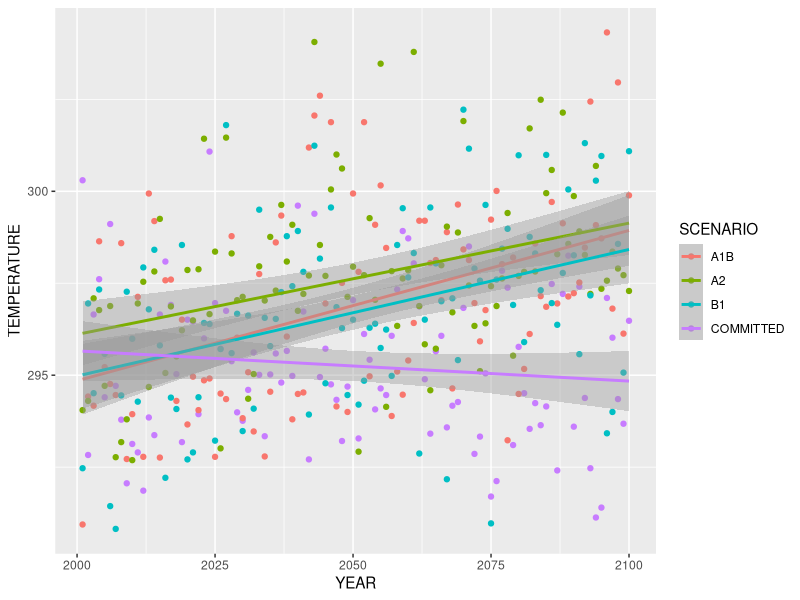

This figure's R source:
## ---- chunk 1
require(tidyverse)
## ---- chunk 2
climate <- read.csv(file = "climate_data.csv", header = T, sep = ",")
## ---- chunk 3
july <- climate %>%
  filter(MONTH == 7) %>%
  filter(LATITUDE == 46)
## ---- chunk 4
july_plot <- ggplot() +
  geom_point(data = july,
             aes(x = YEAR, y = TEMPERATURE,
                 colour = SCENARIO)) +
  stat_smooth(data = july,
              aes(x = YEAR, y = TEMPERATURE, colour = SCENARIO),
              method = "lm")

july_plot
## ---- chunk 5
july_model <- lm(data = july,
                 TEMPERATURE ~ YEAR*SCENARIO)

summary(july_model)
## ---- chunk 6
july <- climate %>%
  filter(MONTH == 7) %>%
  filter(LATITUDE == 46) %>%
  filter(SCENARIO == "A2")

july_a2_model <- lm(data = july,
                    TEMPERATURE ~ YEAR)

summary(july_a2_model)
